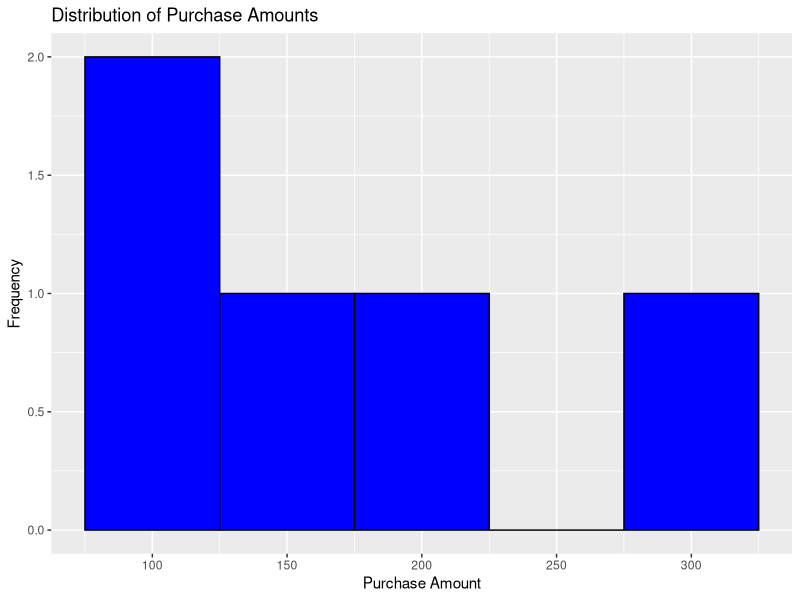

Reproduce this figure in R.
library(dplyr)
library(ggplot2)

purchase_data = data.frame(
  CustomerID = c(101, 102, 103, 104, 105),
  PurchaseAmount = c(150, 200, 120, 300, 80)
)

mean_purchase = mean(purchase_data$PurchaseAmount)
median_purchase = median(purchase_data$PurchaseAmount)
sd_purchase = sd(purchase_data$PurchaseAmount)
q1_purchase = quantile(purchase_data$PurchaseAmount, probs = 0.25)
q3_purchase = quantile(purchase_data$PurchaseAmount, probs = 0.75)

cat("Mean Purchase Amount:", mean_purchase, "\n")
cat("Median Purchase Amount:", median_purchase, "\n")
cat("Standard Deviation of Purchase Amounts:", sd_purchase, "\n")
cat("1st Quartile of Purchase Amounts:", q1_purchase, "\n")
cat("3rd Quartile of Purchase Amounts:", q3_purchase, "\n")

ggplot(purchase_data, aes(x = PurchaseAmount)) +
  geom_histogram(binwidth = 50, fill = "blue", color = "black") +
  labs(title = "Distribution of Purchase Amounts", x = "Purchase Amount", y = "Frequency")


